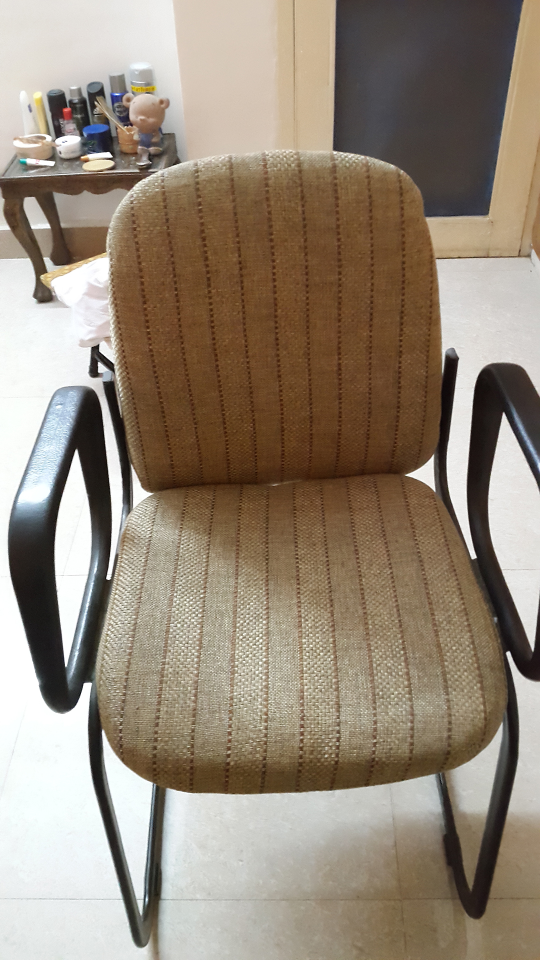
//> input picture OpenCV/ObjectDetectionAndTagging/ObjectDetectionAndTagging/Images/chair2.jpg, 1080 x 1920 px (shown at 1/2 size)
$ ./SURF   (built with g++ and OpenCV 4)
//> lines starting //> are read from the running program, lines starting //| are printed output that depends on the picture
#include <stdio.h>
#include <iostream>
#include <opencv2/core/core.hpp>
#include <opencv2/features2d/features2d.hpp>
#include <opencv2/highgui/highgui.hpp>
#include <opencv2/imgproc/imgproc.hpp>
#include <opencv2/calib3d/calib3d.hpp>
#include <opencv2/xfeatures2d/nonfree.hpp>
#include <opencv2/xfeatures2d.hpp>

using namespace std;
using namespace cv;
using namespace cv::xfeatures2d;
//using namespace xfeatures2d;
void readme();

class ImageFeatures {
	int minHessian = 400;
public:
	Mat mDescriptors;
	vector<KeyPoint> mKeypoints;
	ImageFeatures(Mat image) {
		// 1: Detect Keypoints using SURF Detector
		Ptr<SURF> detector = SURF::create(minHessian);
		detector->detect(image, mKeypoints);
		// 2: Calculate descriptor (feature vectors)
		detector->compute(image, mKeypoints, mDescriptors);
	}
};

std::vector<Point2f> surfedImage(Mat object_image, Mat scene_image) {

	ImageFeatures object = ImageFeatures(object_image);
	ImageFeatures scene = ImageFeatures(scene_image);
	// [18 lines of commented-out code are left out]
	FlannBasedMatcher matcher;
	std::vector< DMatch > matches;
	matcher.match(object.mDescriptors, scene.mDescriptors, matches);

	double max_dist = 0; double min_dist = 100;

	//-- Quick calculation of max and min distances between keypoints
	for (int i = 0; i < object.mDescriptors.rows; i++)
	{
		double dist = matches[i].distance;
		if (dist < min_dist) min_dist = dist;
		if (dist > max_dist) max_dist = dist;
	}

	printf("-- Max dist : %f \n", max_dist);
	printf("-- Min dist : %f \n", min_dist);

	//-- Draw only "good" matches (i.e. whose distance is less than 3*min_dist )
	std::vector< DMatch > good_matches;

	for (int i = 0; i < object.mDescriptors.rows; i++)
	{
		if (matches[i].distance < 3 * min_dist)
		{
			good_matches.push_back(matches[i]);
		}
	}
	Mat img_matches, object_key_image;
	drawMatches(object_image, object.mKeypoints, scene_image, scene.mKeypoints,
		good_matches, img_matches, Scalar::all(-1), Scalar::all(-1),
		vector<char>(), DrawMatchesFlags::NOT_DRAW_SINGLE_POINTS);
	//drawKeypoints(img_object_gray, keypoints_object, object_key_image, Scalar::all(-1), DrawMatchesFlags::NOT_DRAW_SINGLE_POINTS);
	//imshow("Image Matches", object_key_image);
	//waitKey(0);
	//-- Localize the object
	std::vector<Point2f> obj;
	std::vector<Point2f> sce;

	for (int i = 0; i < good_matches.size(); i++)
	{
		//-- Get the keypoints from the good matches
		obj.push_back(object.mKeypoints[good_matches[i].queryIdx].pt);
		sce.push_back(scene.mKeypoints[good_matches[i].trainIdx].pt);
	}

	Mat H = findHomography(obj, sce, CV_RANSAC);

	//-- Get the corners from the image_1 ( the object to be "detected" )
	std::vector<Point2f> obj_corners(4);
	obj_corners[0] = cvPoint(0, 0); obj_corners[1] = cvPoint(object_image.cols, 0);
	obj_corners[2] = cvPoint(object_image.cols, object_image.rows); obj_corners[3] = cvPoint(0, object_image.rows);
	std::vector<Point2f> scene_corners(4);

	perspectiveTransform(obj_corners, scene_corners, H);
	cout << scene_corners;

	return scene_corners;
	// [6 lines of commented-out code are left out]


}
int main(int argc, char** argv)
{
	String basePath = "D:/Visual Studio 2015/Projects/OpenCVGo/OpenCVGo/sample_images/";
	String basePath2 = "C:/Users/antar/Documents/GitHub/GLAT/OpenCV/ObjectDetectionAndTagging/ObjectDetectionAndTagging/Images/";
	Mat img_object = imread(basePath2+"chair2.jpg");
//> img_object is the input picture: 1920 rows x 1080 cols, CV_8UC3; mean B, G, R 119.9, 135.6, 148.9
	Mat img_scene = imread(basePath2+"scene2.jpg");
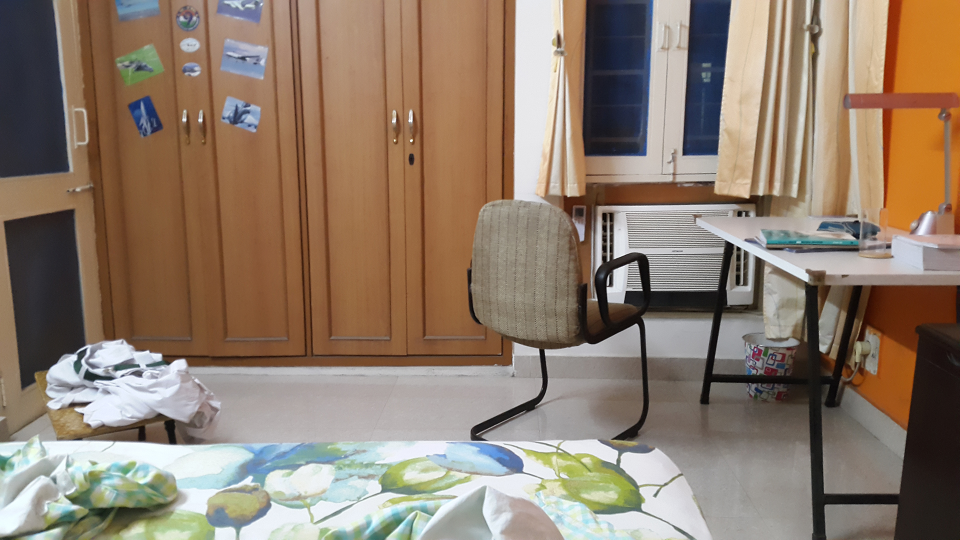
//> input picture OpenCV/ObjectDetectionAndTagging/ObjectDetectionAndTagging/Images/scene2.jpg, 1920 x 1080 px (shown at 1/2 size)
//> img_scene is the input picture: 1080 rows x 1920 cols, CV_8UC3; mean B, G, R 108.5, 124.7, 142.6
	Mat img_object_gray, img_scene_gray;
	resize(img_object, img_object, Size(480, 640));
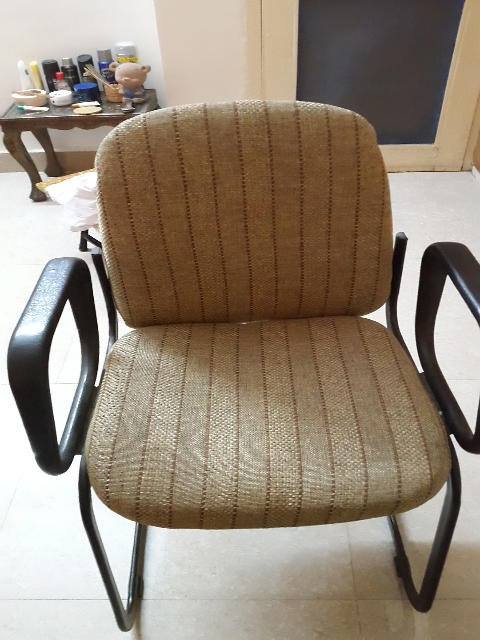
//> img_object: 640 rows x 480 cols, CV_8UC3; mean B, G, R 119.9, 135.7, 148.9
	resize(img_scene, img_scene, Size(640, 480));
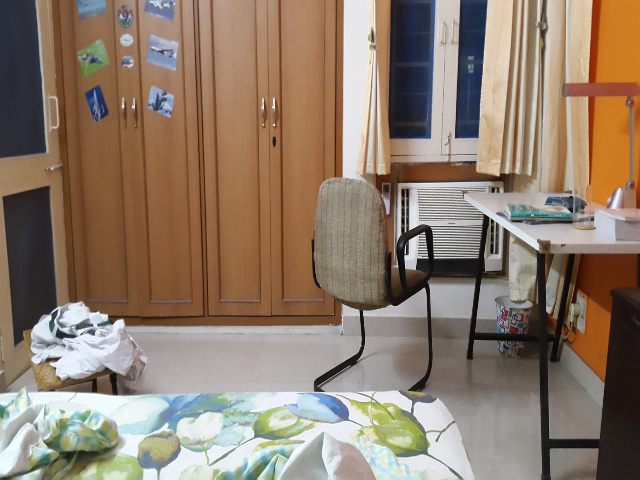
//> img_scene: 480 rows x 640 cols, CV_8UC3; mean B, G, R 108.5, 124.7, 142.6
	cvtColor(img_object, img_object_gray, CV_RGB2GRAY);
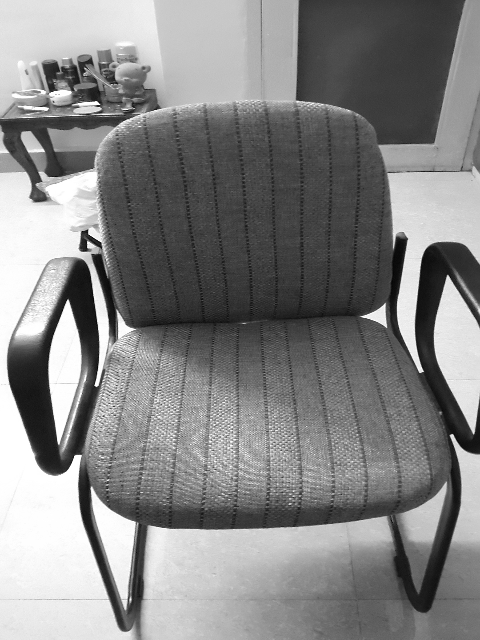
//> img_object_gray: 640 rows x 480 cols, CV_8UC1; min 2, max 255, mean 132.5
	cvtColor(img_scene, img_scene_gray, CV_RGB2GRAY);
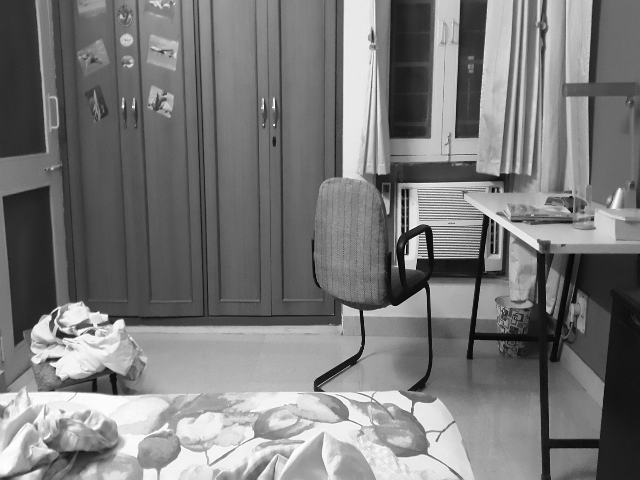
//> img_scene_gray: 480 rows x 640 cols, CV_8UC1; min 0, max 255, mean 121.9

	if (!img_object_gray.data || !img_scene_gray.data)
	{
		std::cout << " --(!) Error reading images " << std::endl; return -1;
	}

	std::vector<Point2f> scene_corners(4);
//> (the run ends here: the program stops with an error, at `Ptr<SURF> detector = SURF::create(minHessian);`)
